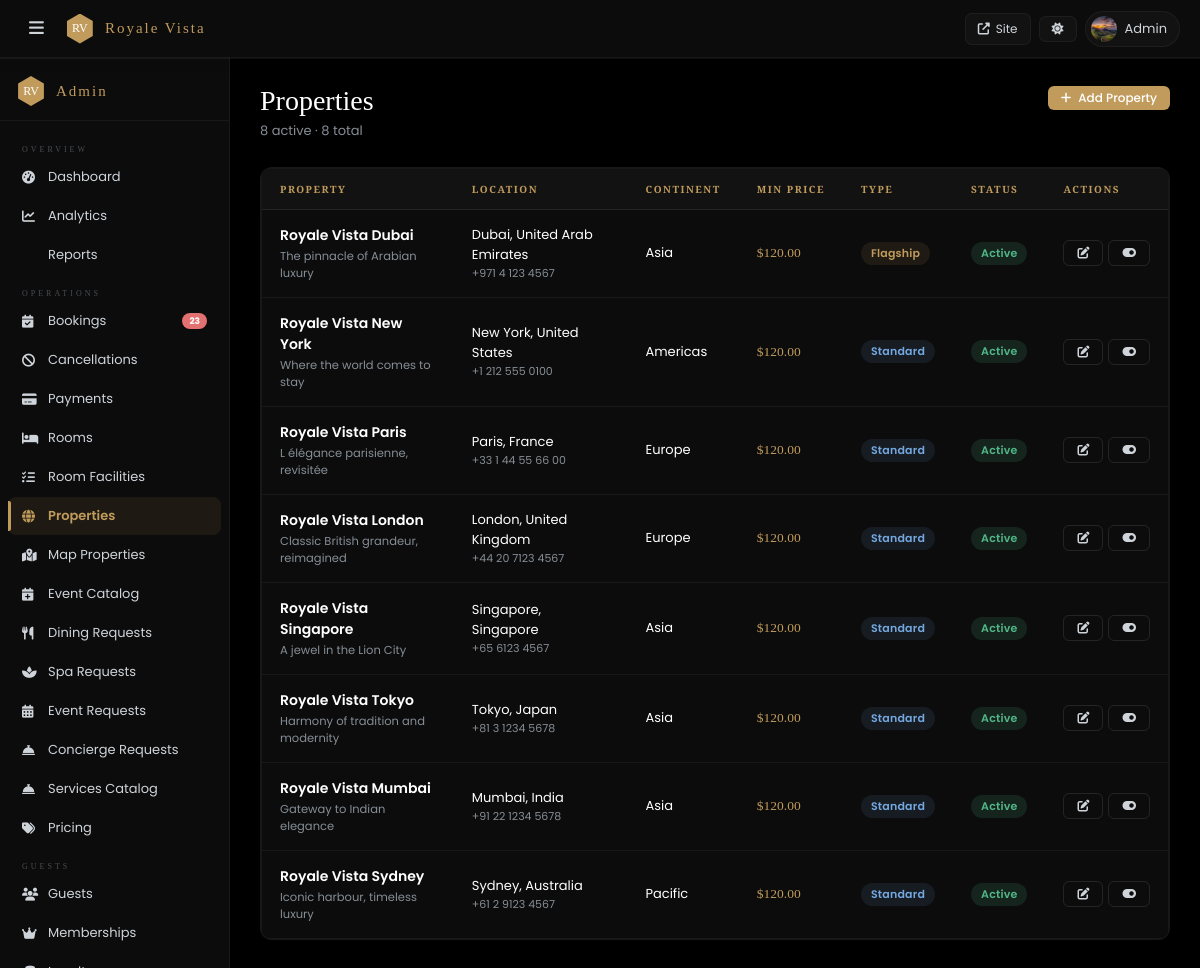
The page /admin/properties.php (signed in) on the database its author committed.
### tables this page shows
CREATE TABLE IF NOT EXISTS `properties` (
  `id` int NOT NULL AUTO_INCREMENT,
  `code` varchar(10) NOT NULL,
  `slug` varchar(100) DEFAULT NULL,
  `name` varchar(200) NOT NULL,
  `city` varchar(100) NOT NULL,
  `country` varchar(100) NOT NULL,
  `country_code` varchar(3) DEFAULT NULL,
  `continent` varchar(50) DEFAULT NULL,
  `tagline` varchar(300) DEFAULT NULL,
  `headline` varchar(300) DEFAULT NULL,
  `description` text,
  `address` text,
  `lat` decimal(10,7) DEFAULT NULL,
  `lng` decimal(10,7) DEFAULT NULL,
  `phone` varchar(50) DEFAULT NULL,
  `email` varchar(191) DEFAULT NULL,
  `hero_image` varchar(600) DEFAULT NULL,
  `thumb_image` varchar(600) DEFAULT NULL,
  `rooms_count` int DEFAULT '0',
  `min_price_usd` decimal(10,2) DEFAULT NULL,
  `stars` int DEFAULT '5',
  `year_opened` int DEFAULT NULL,
  `is_flagship` tinyint(1) DEFAULT '0',
  `is_active` tinyint(1) DEFAULT '1',
  `sort_order` int DEFAULT '0',
  `created_at` timestamp NULL DEFAULT CURRENT_TIMESTAMP,
  PRIMARY KEY (`id`),
  UNIQUE KEY `code` (`code`)
);

### admin/properties.php (the view, shortened to what this page needs)
<?php
require_once dirname(__DIR__).'/includes/config.php';
require_once dirname(__DIR__).'/includes/db.php';
require_once __DIR__.'/_helper.php';
$props=$pdo->query("SELECT * FROM properties ORDER BY sort_order,name")->fetchAll();
$active=(int)$pdo->query("SELECT COUNT(*) FROM properties WHERE is_active=1")->fetchColumn();
ob_start();?>
<div class="adm-ph"><div><h1>Properties</h1><p class="sub"><?=$active?> active · <?=count($props)?> total</p></div>
  <button class="btn btn-gold btn-sm" onclick="editProp()"><i class="fas fa-plus"></i> Add Property</button></div>
<div class="ac"><div class="tw"><table>
  <thead><tr><th>Property</th><th>Location</th><th>Continent</th><th>Min Price</th><th>Type</th><th>Status</th><th>Actions</th></tr></thead>
  <tbody>
    <?php foreach($props as $p):?>
    <tr>
      <td><div style="font-weight:600;font-size:14px"><?=htmlspecialchars($p['name'])?></div><?php if($p['headline']):?><div style="font-size:11.5px;color:var(--mu);margin-top:2px"><?=htmlspecialchars(mb_strimwidth($p['headline'],0,55,'…'))?></div><?php endif;?></td>
      <td><div style="font-size:13px"><?=htmlspecialchars($p['city'])?>, <?=htmlspecialchars($p['country'])?></div><?php if($p['phone']):?><div style="font-size:11px;color:var(--mu)"><?=htmlspecialchars($p['phone'])?></div><?php endif;?></td>
      <td style="font-size:13px"><?=htmlspecialchars($p['continent']??'—')?></td>
      <td style="font-family:var(--serif);color:var(--gold)"><?=formatPrice($p['min_price_usd'])?></td>
      <td><?php if($p['is_flagship']):?><span class="badge bgold">Flagship</span><?php else:?><span class="badge bb">Standard</span><?php endif;?></td>
      <td><span class="badge <?=$p['is_active']?'bg':'br'?>"><?=$p['is_active']?'Active':'Inactive'?></span></td>
      <td><div style="display:flex;gap:5px">
        <button class="btn btn-ghost btn-sm" onclick='editProp(<?=json_encode($p)?>)'><i class="fas fa-edit"></i></button>
        <a href="?tog=<?=$p['id']?>" class="btn btn-ghost btn-sm" title="Toggle"><i class="fas fa-toggle-<?=$p['is_active']?'on':'off'?>"></i></a>
      </div></td>
    </tr>
    <?php endforeach;?>
  </tbody>
</table></div></div>

### admin/css/admin.css (style rules this page uses)
:root { --serif: 'Playfair Display', Georgia, serif; --cinzel: 'Cinzel', serif; --sans: 'Poppins', -apple-system, sans-serif; --gold: #c09b5b; --gold2: #a07a3a; --golddim: rgba(192,155,91,.1); --r: 6px; --rlg: 12px; --ease: cubic-bezier(.4,0,.2,1); --t: .2s; --radius: 6px; --radius-lg: 12px; --gold-dim: rgba(192,155,91,.1); --gold-dk: #a07a3a; }
[data-theme="dark"] { --bg:#000000; --card:#0c0c0c; --card2:#121212; --inp:rgba(255,255,255,0.04); --tx:#ffffff; --tx2:#ced4da; --mu:#868e96; --br:rgba(255,255,255,0.1); --br2:rgba(255,255,255,0.05); --sh:0 12px 48px rgba(0,0,0,0.8); --sh2:0 4px 16px rgba(0,0,0,0.5); --gr:#52b788; --grbg:rgba(82,183,136,0.14); --rd:#e47171; --rdbg:rgba(228,113,113,0.1); --bl:#74a8e0; --blbg:rgba(116,168,224,0.1); --am:#d4a040; --ambg:rgba(212,160,64,0.1); --text:#f2ece2; --text2:#d0c6ba; --muted:#8c8278; --border:rgba(192,155,91,.25); --bdr2:rgba(192,155,91,.12); --green:#52b788; --green-bg:rgba(82,183,136,.14); --red:#e07070; --red-bg:rgba(224,112,112,.1); --blue:#74a8e0; --blue-bg:rgba(116,168,224,.1); --amber:#d4a040; --amber-bg:rgba(212,160,64,.1); }
*,*::before,*::after { box-sizing:border-box;margin:0;padding:0 }
html { scroll-behavior:smooth }
body { font-family:var(--sans);font-size:14px;background:var(--bg);color:var(--tx);-webkit-font-smoothing:antialiased }
a { color:var(--gold);text-decoration:none }
.adm-ph { display:flex;align-items:flex-start;justify-content:space-between;margin-bottom:26px;flex-wrap:wrap;gap:12px }
.adm-ph h1 { font-family:var(--serif);font-size:28px;font-weight:400;line-height:1.1 }
.adm-ph .sub { font-size:13px;color:var(--mu);margin-top:4px }
.ac { background:var(--card);border:1px solid var(--br2);border-radius:var(--rlg);overflow:hidden }
.tw { overflow-x:auto; border-radius:var(--r); border:1px solid var(--br2); }
table { width:100%;border-collapse:collapse }
thead th { padding:13px 18px;text-align:left;font-family:var(--cinzel);font-size:10px;letter-spacing:1.5px;text-transform:uppercase;color:var(--gold);background:var(--card2);border-bottom:1px solid var(--br);font-weight:600;white-space:nowrap }
tbody td { padding:15px 18px;font-size:13.5px;border-bottom:1px solid var(--br2);color:var(--tx);vertical-align:middle;transition:background var(--t) }
tbody tr:last-child td { border-bottom:none }
.btn { display:inline-flex;align-items:center;justify-content:center;gap:7px;padding:10px 22px;border-radius:var(--r);font-family:var(--sans);font-size:13px;font-weight:500;cursor:pointer;border:none;transition:all var(--t);text-decoration:none;white-space:nowrap;line-height:1 }
.btn-gold { background:var(--gold);color:#fff }
.btn-ghost { border:1px solid var(--br);color:var(--tx2);background:transparent }
.btn-sm { padding:6px 13px;font-size:12px }
.badge { display:inline-block;padding:3px 10px;border-radius:20px;font-size:11px;font-weight:600;letter-spacing:.2px }
.bg,.badge-green { background:var(--grbg);color:var(--gr) }
.bb,.badge-blue { background:var(--blbg);color:var(--bl) }
.bgold,.badge-gold { background:var(--golddim);color:var(--gold) }
body { padding-top: 0 !important; }

### rows shown on the page
properties: name "Royale Vista Dubai", headline "The pinnacle of Arabian luxury", city "Dubai", country "United Arab Emirates", phone "+971 4 123 4567", continent "Asia", min_price_usd "$120.00", is_flagship "Flagship", is_active "Active"
properties: name "Royale Vista New York", headline "Where the world comes to stay", city "New York", country "United States", phone "+1 212 555 0100", continent "Americas", min_price_usd "$120.00", is_flagship "Standard", is_active "Active"
properties: name "Royale Vista Paris", headline "L élégance parisienne, revisitée", city "Paris", country "France", phone "+33 1 44 55 66 00", continent "Europe", min_price_usd "$120.00", is_flagship "Standard", is_active "Active"
properties: name "Royale Vista London", headline "Classic British grandeur, reimagined", city "London", country "United Kingdom", phone "+44 20 7123 4567", continent "Europe", min_price_usd "$120.00", is_flagship "Standard", is_active "Active"
properties: name "Royale Vista Singapore", headline "A jewel in the Lion City", city "Singapore", country "Singapore", phone "+65 6123 4567", continent "Asia", min_price_usd "$120.00", is_flagship "Standard", is_active "Active"
properties: name "Royale Vista Tokyo", headline "Harmony of tradition and modernity", city "Tokyo", country "Japan", phone "+81 3 1234 5678", continent "Asia", min_price_usd "$120.00", is_flagship "Standard", is_active "Active"
properties: name "Royale Vista Mumbai", headline "Gateway to Indian elegance", city "Mumbai", country "India", phone "+91 22 1234 5678", continent "Asia", min_price_usd "$120.00", is_flagship "Standard", is_active "Active"
properties: name "Royale Vista Sydney", headline "Iconic harbour, timeless luxury", city "Sydney", country "Australia", phone "+61 2 9123 4567", continent "Pacific", min_price_usd "$120.00", is_flagship "Standard", is_active "Active"

### other values the page prints
$user "Admin"
$pending "23"
$active "8"
count($props) "8"
